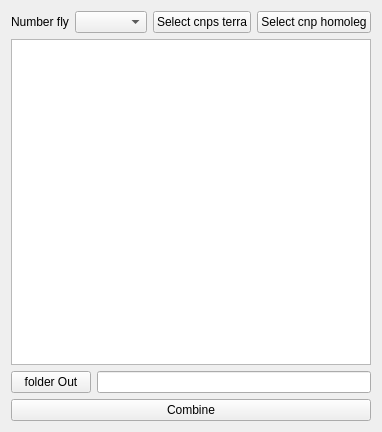
<?xml version="1.0" encoding="UTF-8"?>
<ui version="4.0">
 <class>CombineCnp</class>
 <widget class="QWidget" name="CombineCnp">
  <property name="geometry">
   <rect>
    <x>0</x>
    <y>0</y>
    <width>362</width>
    <height>432</height>
   </rect>
  </property>
  <property name="windowTitle">
   <string>Form</string>
  </property>
  <layout class="QVBoxLayout" name="verticalLayout">
   <item>
    <layout class="QHBoxLayout" name="horizontalLayout">
     <item>
      <widget class="QLabel" name="labelNumberFly">
       <property name="text">
        <string>Number fly</string>
       </property>
      </widget>
     </item>
     <item>
      <widget class="QComboBox" name="comboBoxCombineCnp"/>
     </item>
     <item>
      <widget class="QPushButton" name="pushButtonSelectCnpT">
       <property name="text">
        <string>Select cnps terra</string>
       </property>
      </widget>
     </item>
     <item>
      <widget class="QPushButton" name="pushButtonSelectCnpH">
       <property name="text">
        <string>Select cnp homoleg</string>
       </property>
      </widget>
     </item>
    </layout>
   </item>
   <item>
    <widget class="QTableView" name="tableViewCnpT_H"/>
   </item>
   <item>
    <layout class="QHBoxLayout" name="horizontalLayout_2">
     <item>
      <widget class="QPushButton" name="pushButtonFolderOut">
       <property name="text">
        <string>folder Out</string>
       </property>
      </widget>
     </item>
     <item>
      <widget class="QLineEdit" name="lineEditFolderOut"/>
     </item>
    </layout>
   </item>
   <item>
    <widget class="QPushButton" name="pushButton">
     <property name="text">
      <string>Combine</string>
     </property>
    </widget>
   </item>
  </layout>
 </widget>
 <resources/>
 <connections/>
</ui>
